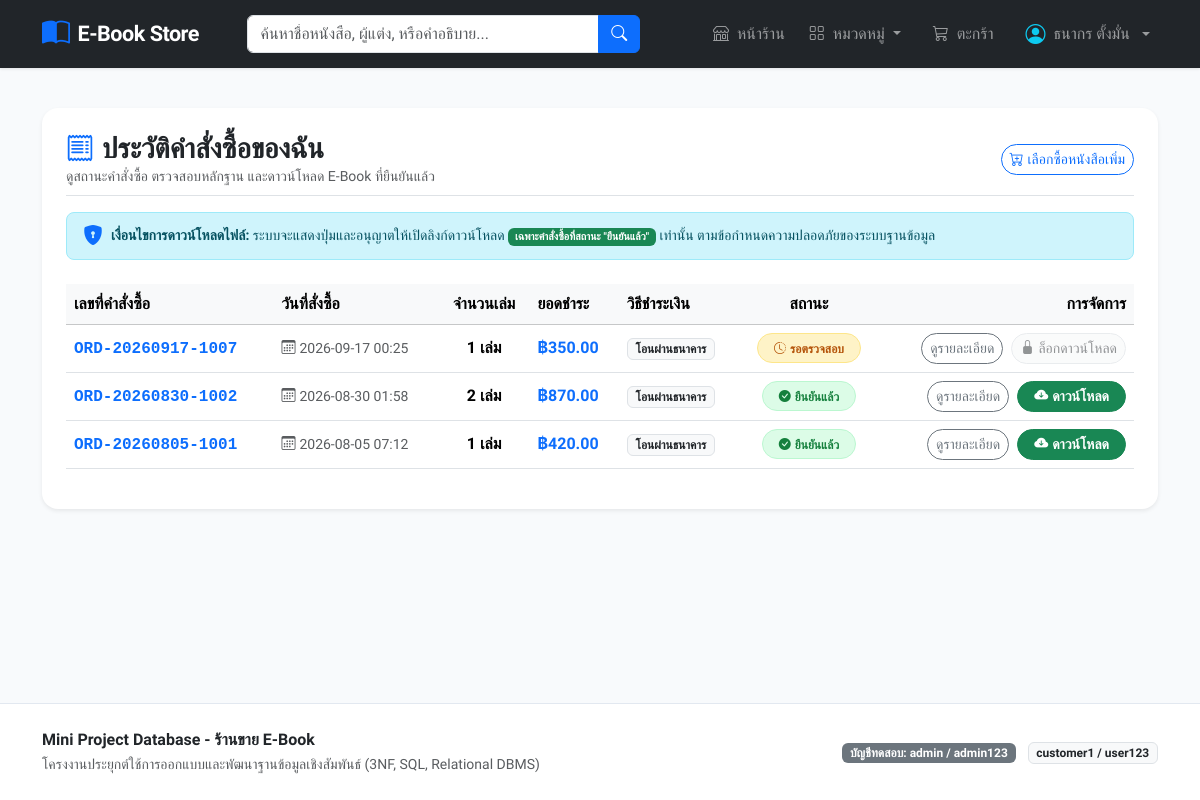
The app's page /my-orders (signed in) with its own data.
### tables this page shows
CREATE TABLE users (
    user_id INTEGER PRIMARY KEY AUTOINCREMENT,
    role_id INTEGER NOT NULL DEFAULT 1,
    username TEXT NOT NULL UNIQUE,
    email TEXT NOT NULL UNIQUE,
    password_hash TEXT NOT NULL,
    full_name TEXT NOT NULL,
    phone TEXT,
    created_at TIMESTAMP NOT NULL DEFAULT CURRENT_TIMESTAMP,
    FOREIGN KEY (role_id) REFERENCES roles(role_id) ON UPDATE CASCADE ON DELETE RESTRICT
);

CREATE TABLE orders (
    order_id INTEGER PRIMARY KEY AUTOINCREMENT,
    order_number TEXT NOT NULL UNIQUE,
    user_id INTEGER NOT NULL,
    total_amount REAL NOT NULL CHECK(total_amount >= 0),
    status TEXT NOT NULL DEFAULT 'PENDING' CHECK(status IN ('PENDING', 'CONFIRMED', 'CANCELLED')),
    order_date TIMESTAMP NOT NULL DEFAULT CURRENT_TIMESTAMP,
    notes TEXT,
    FOREIGN KEY (user_id) REFERENCES users(user_id) ON UPDATE CASCADE ON DELETE RESTRICT
);

### app.py (the view)
@app.route('/my-orders')
@login_required
def my_orders():
    conn = get_db()
    orders = conn.execute("""
        SELECT o.*, p.payment_method, p.payment_status, p.slip_image,
               COUNT(oi.order_item_id) as total_items
        FROM orders o
        LEFT JOIN payments p ON o.order_id = p.order_id
        LEFT JOIN order_items oi ON o.order_id = oi.order_id
        WHERE o.user_id = ?
        GROUP BY o.order_id
        ORDER BY o.order_date DESC
    """, (session['user_id'],)).fetchall()
    conn.close()
    return render_template('my_orders.html', orders=orders)

### app.py (called while the page is built)
def get_db():
    conn = sqlite3.connect(DB_PATH)
    conn.row_factory = sqlite3.Row
    conn.execute("PRAGMA foreign_keys = ON;")
    return conn

def login_required(f):
    @wraps(f)
    def decorated_function(*args, **kwargs):
        if 'user_id' not in session:
            flash('กรุณาเข้าสู่ระบบก่อนดำเนินการ', 'warning')
            return redirect(url_for('login', next=request.url))
        return f(*args, **kwargs)
    return decorated_function

### templates/my_orders.html (shortened to what this page needs)
{% extends 'base.html' %}
{% block content %}
<div class="card shadow-sm border-0 rounded-4 p-4 bg-white mb-4">
    <div class="d-flex flex-wrap justify-content-between align-items-center mb-3 pb-2 border-bottom gap-2">
        <div>
            <h3 class="fw-bold mb-0">
                <i class="bi bi-receipt text-primary me-2"></i>ประวัติคำสั่งซื้อของฉัน
            </h3>
            <p class="text-muted small mb-0">ดูสถานะคำสั่งซื้อ ตรวจสอบหลักฐาน และดาวน์โหลด E-Book ที่ยืนยันแล้ว</p>
        </div>
        <a href="{{ url_for('index') }}" class="btn btn-outline-primary btn-sm rounded-pill">
            <i class="bi bi-cart-plus me-1"></i>เลือกซื้อหนังสือเพิ่ม
        </a>
    </div>
    <div class="alert alert-info d-flex align-items-center mb-4 py-2 px-3 rounded-3 small">
        <i class="bi bi-shield-lock-fill fs-5 me-2 text-primary"></i>
        <div>
            <strong>เงื่อนไขการดาวน์โหลดไฟล์:</strong>
            ระบบจะแสดงปุ่มและอนุญาตให้เปิดลิงก์ดาวน์โหลด <span class="badge bg-success">เฉพาะคำสั่งซื้อที่สถานะ "ยืนยันแล้ว"</span> เท่านั้น
            ตามข้อกำหนดความปลอดภัยของระบบฐานข้อมูล
        </div>
    </div>
    {% if orders %}
    <div class="table-responsive">
        <table class="table table-hover align-middle">
            <thead class="table-light">
                <tr>
                    <th>เลขที่คำสั่งซื้อ</th>
                    <th>วันที่สั่งซื้อ</th>
                    <th class="text-center">จำนวนเล่ม</th>
                    <th>ยอดชำระ</th>
                    <th>วิธีชำระเงิน</th>
                    <th class="text-center">สถานะ</th>
                    <th class="text-end">การจัดการ</th>
                </tr>
            </thead>
            <tbody>
                {% for ord in orders %}
                <tr>
                    <td>
                        <a href="{{ url_for('order_detail', order_id=ord.order_id) }}" class="fw-bold font-monospace text-decoration-none">
                            {{ ord.order_number }}
                        </a>
                    </td>
                    <td class="text-muted small">
                        <i class="bi bi-calendar3 me-1"></i>{{ ord.order_date[:16] }}
                    </td>
                    <td class="text-center fw-semibold">{{ ord.total_items }} เล่ม</td>
                    <td class="fw-bold text-primary">฿{{ "%.2f"|format(ord.total_amount) }}</td>
                    <td>
                        <span class="badge bg-light text-dark border">
                            {% if ord.payment_method == 'PROMPTPAY_QR' %}พร้อมเพย์ QR
                            {% elif ord.payment_method == 'BANK_TRANSFER' %}โอนผ่านธนาคาร
                            {% else %}บัตรจำลอง{% endif %}
                        </span>
                    </td>
                    <td class="text-center">
                        {% if ord.status == 'CONFIRMED' %}
                            <span class="badge badge-status-confirmed px-3 py-2 rounded-pill fw-semibold">
                                <i class="bi bi-check-circle-fill me-1"></i>ยืนยันแล้ว
                            </span>
                        {% elif ord.status == 'PENDING' %}
                            <span class="badge badge-status-pending px-3 py-2 rounded-pill fw-semibold">
                                <i class="bi bi-clock-history me-1"></i>รอตรวจสอบ
                            </span>
                        {% else %}
                            <span class="badge badge-status-cancelled px-3 py-2 rounded-pill fw-semibold">
                                <i class="bi bi-x-circle-fill me-1"></i>ยกเลิกแล้ว
                            </span>
                        {% endif %}
                    </td>
                    <td class="text-end">
                        <div class="d-flex justify-content-end gap-2">
                            <a href="{{ url_for('order_detail', order_id=ord.order_id) }}" class="btn btn-sm btn-outline-secondary rounded-pill">
                                ดูรายละเอียด
                            </a>
                            {% if ord.status == 'CONFIRMED' %}
                            <a href="{{ url_for('order_detail', order_id=ord.order_id) }}#downloads" class="btn btn-sm btn-success rounded-pill px-3 fw-bold">
                                <i class="bi bi-cloud-arrow-down-fill me-1"></i>ดาวน์โหลด
                            </a>
                            {% else %}
                            <button class="btn btn-sm btn-light border text-muted rounded-pill" disabled title="จะเปิดให้ดาวน์โหลดเมื่อสถานะยืนยันแล้ว">
                                <i class="bi bi-lock-fill me-1"></i>ล็อกดาวน์โหลด
                            </button>
                            {% endif %}
                        </div>
                    </td>
                </tr>
                {% endfor %}
            </tbody>
        </table>
    </div>
    {% endif %}
</div>
{% endblock %}

### templates/base.html (shortened to what this page needs)
<!DOCTYPE html>
<html lang="th">
<head>
    <link href="https://cdn.jsdelivr.net/npm/bootstrap@5.3.3/dist/css/bootstrap.min.css" rel="stylesheet">
    <link href="https://cdn.jsdelivr.net/npm/bootstrap-icons@1.11.3/font/bootstrap-icons.min.css" rel="stylesheet">
    <link href="{{ url_for('static', filename='css/custom.css') }}" rel="stylesheet">
</head>
<body>
    <nav class="navbar navbar-expand-lg navbar-dark bg-dark sticky-top">
        <div class="container">
            <a class="navbar-brand d-flex align-items-center gap-2" href="{{ url_for('index') }}">
                <i class="bi bi-book-half text-primary fs-3"></i>
                <span>E-Book Store</span>
            </a>
            <div class="collapse navbar-collapse" id="navbarMain">
                <form class="d-flex mx-auto my-2 my-lg-0 col-12 col-lg-5" action="{{ url_for('index') }}" method="GET">
                    <div class="input-group">
                        <input class="form-control" type="search" name="q" placeholder="ค้นหาชื่อหนังสือ, ผู้แต่ง, หรือคำอธิบาย..." value="{{ request.args.get('q', '') }}">
                        <button class="btn btn-primary" type="submit">
                            <i class="bi bi-search"></i>
                        </button>
                    </div>
                </form>
                <ul class="navbar-nav ms-auto mb-2 mb-lg-0 align-items-lg-center gap-2">
                    <li class="nav-item">
                        <a class="nav-link" href="{{ url_for('index') }}">
                            <i class="bi bi-shop me-1"></i> หน้าร้าน
                        </a>
                    </li>
                    <li class="nav-item dropdown">
                        <a class="nav-link dropdown-toggle" href="#" role="button" data-bs-toggle="dropdown">
                            <i class="bi bi-grid me-1"></i> หมวดหมู่
                        </a>
                    </li>
                    <li class="nav-item">
                        <a class="nav-link position-relative btn btn-outline-light btn-sm px-3 text-start" href="{{ url_for('view_cart') }}">
                            <i class="bi bi-cart3 me-1"></i> ตะกร้า
                        </a>
                    </li>
                    {% if current_user %}
                    <li class="nav-item dropdown">
                        <a class="nav-link dropdown-toggle d-flex align-items-center gap-2" href="#" role="button" data-bs-toggle="dropdown">
                            <i class="bi bi-person-circle fs-5 text-info"></i>
                            <span>{{ current_user.full_name }}</span>
                        </a>
                    </li>
                    {% endif %}
                </ul>
            </div>
        </div>
    </nav>
    <main class="main-content py-4">
        <div class="container">
            {% block content %}{% endblock %}
        </div>
    </main>
    <footer class="py-4 mt-auto">
        <div class="container text-center text-muted">
            <div class="row align-items-center">
                <div class="col-md-6 text-md-start mb-2 mb-md-0">
                    <p class="mb-0 fw-semibold text-dark">Mini Project Database - ร้านขาย E-Book</p>
                    <small>โครงงานประยุกต์ใช้การออกแบบและพัฒนาฐานข้อมูลเชิงสัมพันธ์ (3NF, SQL, Relational DBMS)</small>
                </div>
                <div class="col-md-6 text-md-end">
                    <span class="badge bg-secondary me-2">บัญชีทดสอบ: admin / admin123</span>
                    <span class="badge bg-light text-dark border">customer1 / user123</span>
                </div>
            </div>
        </div>
    </footer>
</body>
</html>

### static/css/custom.css (style rules this page uses)
:root { --primary-color: #2563eb; --primary-hover: #1d4ed8; --secondary-color: #0d9488; --accent-color: #f59e0b; --dark-bg: #0f172a; --card-shadow: 0 4px 6px -1px rgba(0, 0, 0, 0.1), 0 2px 4px -2px rgba(0, 0, 0, 0.1); --card-shadow-hover: 0 20px 25px -5px rgba(0, 0, 0, 0.1), 0 8px 10px -6px rgba(0, 0, 0, 0.1); }
body { font-family: 'Prompt', -apple-system, BlinkMacSystemFont, "Segoe UI", Roboto, sans-serif; background-color: #f8fafc; color: #334155; min-height: 100vh; display: flex; flex-direction: column; }
.main-content { flex: 1 0 auto; }
.navbar-brand { font-weight: 700; font-size: 1.35rem; letter-spacing: -0.5px; }
.navbar { box-shadow: 0 1px 3px 0 rgba(0, 0, 0, 0.1); }
.badge-status-confirmed { background-color: #dcfce7; color: #15803d; border: 1px solid #bbf7d0; }
.badge-status-pending { background-color: #fef3c7; color: #b45309; border: 1px solid #fde68a; }
footer { background-color: #ffffff; border-top: 1px solid #e2e8f0; }

### records on screen
users: full_name "ธนากร ตั้งมั่น"
orders: order_number "ORD-20260917-1007", order_date "2026-09-17 00:25", total_items "1", total_amount "350.00", status "PENDING" (drawn)
orders: order_number "ORD-20260830-1002", order_date "2026-08-30 01:58", total_items "2", total_amount "870.00", status "CONFIRMED" (drawn)
orders: order_number "ORD-20260805-1001", order_date "2026-08-05 07:12", total_items "1", total_amount "420.00", status "CONFIRMED" (drawn)
